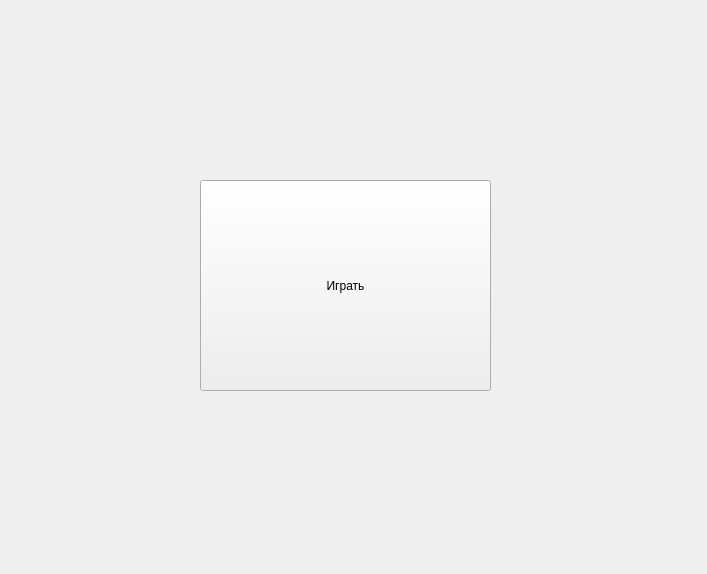
<?xml version="1.0" encoding="UTF-8"?>
<ui version="4.0">
 <class>MainWindow</class>
 <widget class="QMainWindow" name="MainWindow">
  <property name="geometry">
   <rect>
    <x>0</x>
    <y>0</y>
    <width>707</width>
    <height>574</height>
   </rect>
  </property>
  <property name="windowTitle">
   <string>Battle Ships</string>
  </property>
  <widget class="QWidget" name="centralwidget">
   <widget class="QPushButton" name="pushButton">
    <property name="geometry">
     <rect>
      <x>200</x>
      <y>180</y>
      <width>291</width>
      <height>211</height>
     </rect>
    </property>
    <property name="text">
     <string>Играть</string>
    </property>
    <property name="iconSize">
     <size>
      <width>32</width>
      <height>32</height>
     </size>
    </property>
   </widget>
  </widget>
 </widget>
 <resources/>
 <connections/>
</ui>
